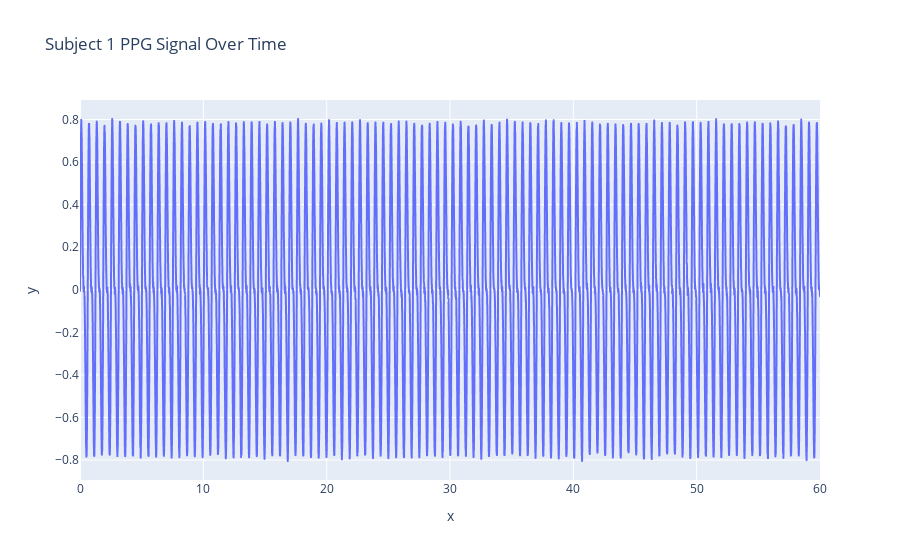

The code cell stored with this chart in its notebook:
### Code cell
#ploting subject 1 data 

fig = px.line(x=subject_1_df['time'], y=subject_1_df['ppg_signal'], title='Subject 1 PPG Signal Over Time')
fig.show()

### Figure 1 — Plotly figure (JSON) as saved in the notebook; plotly's stock layout.template omitted (floating-point values rounded to 4 significant figures; data arrays with more than 128 entries replaced by an {"elided": "..."} marker saying what was removed)
{"data": [{"hovertemplate": "x=%{x}<br>y=%{y}<extra></extra>", "legendgroup": "", "line": {"color": "#636efa", "dash": "solid"}, "marker": {"symbol": "circle"}, "mode": "lines", "name": "", "showlegend": false, "type": "scattergl", "x": {"elided": "6000 float values"}, "xaxis": "x", "y": {"elided": "6000 float values"}, "yaxis": "y"}], "layout": {"legend": {"tracegroupgap": 0}, "title": {"text": "Subject 1 PPG Signal Over Time"}, "xaxis": {"anchor": "y", "domain": [0, 1], "title": {"text": "x"}}, "yaxis": {"anchor": "x", "domain": [0, 1], "title": {"text": "y"}}}}
